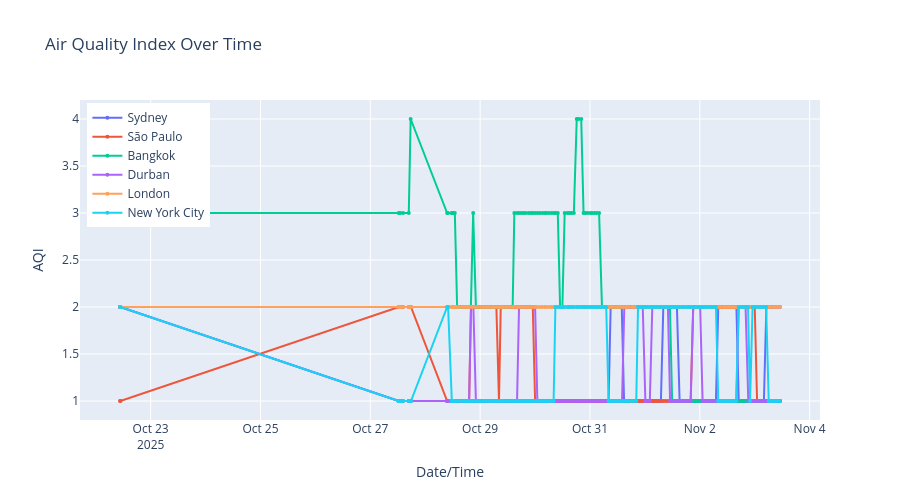

This figure's notebook cell:
### Markdown cell above
## 6. Temporal patterns

### Code cell
# Time series plot - AQI over time
fig = go.Figure()

for city in df['city_name'].unique():
    city_data = df[df['city_name'] == city].sort_values('timestamp')
    
    fig.add_trace(go.Scatter(
        x=city_data['timestamp'],
        y=city_data['aqi'],
        mode='lines+markers',
        name=city,
        line=dict(width=2),
        marker=dict(size=4)
    ))

fig.update_layout(
    title='Air Quality Index Over Time',
    xaxis_title='Date/Time',
    yaxis_title='AQI',
    height=500,
    hovermode='x unified',
    legend=dict(yanchor="top", y=0.99, xanchor="left", x=0.01)
)

fig.show()

### Figure 1 — Plotly figure (JSON) as saved in the notebook; plotly's stock layout.template omitted (floating-point values rounded to 4 significant figures; data arrays with more than 128 entries replaced by an {"elided": "..."} marker saying what was removed)
{"data": [{"line": {"width": 2}, "marker": {"size": 4}, "mode": "lines+markers", "name": "Sydney", "type": "scatter", "x": {"elided": "157 str values"}, "y": {"elided": "157 int values"}}, {"line": {"width": 2}, "marker": {"size": 4}, "mode": "lines+markers", "name": "São Paulo", "type": "scatter", "x": {"elided": "157 str values"}, "y": {"elided": "157 int values"}}, {"line": {"width": 2}, "marker": {"size": 4}, "mode": "lines+markers", "name": "Bangkok", "type": "scatter", "x": {"elided": "157 str values"}, "y": {"elided": "157 int values"}}, {"line": {"width": 2}, "marker": {"size": 4}, "mode": "lines+markers", "name": "Durban", "type": "scatter", "x": {"elided": "156 str values"}, "y": {"elided": "156 int values"}}, {"line": {"width": 2}, "marker": {"size": 4}, "mode": "lines+markers", "name": "London", "type": "scatter", "x": {"elided": "157 str values"}, "y": {"elided": "157 int values"}}, {"line": {"width": 2}, "marker": {"size": 4}, "mode": "lines+markers", "name": "New York City", "type": "scatter", "x": {"elided": "157 str values"}, "y": {"elided": "157 int values"}}], "layout": {"height": 500, "hovermode": "x unified", "legend": {"x": 0.01, "xanchor": "left", "y": 0.99, "yanchor": "top"}, "title": {"text": "Air Quality Index Over Time"}, "xaxis": {"title": {"text": "Date/Time"}}, "yaxis": {"title": {"text": "AQI"}}}}
